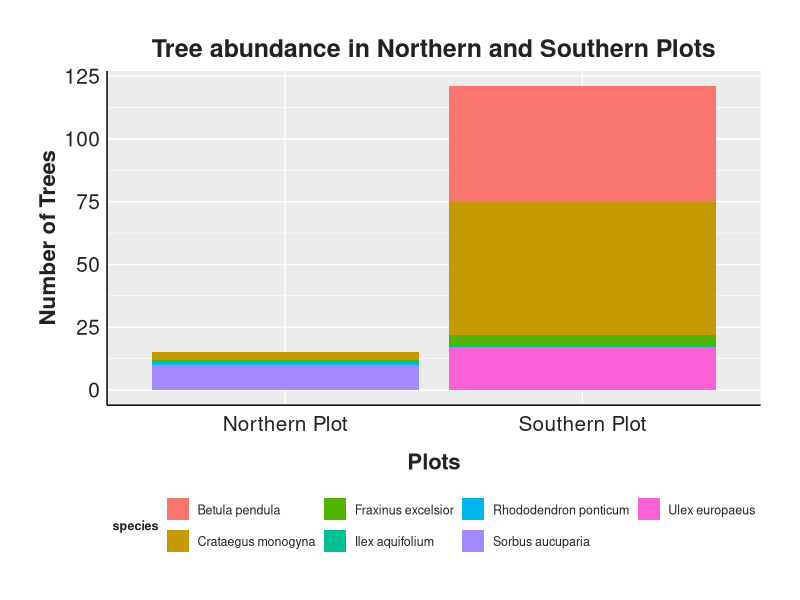
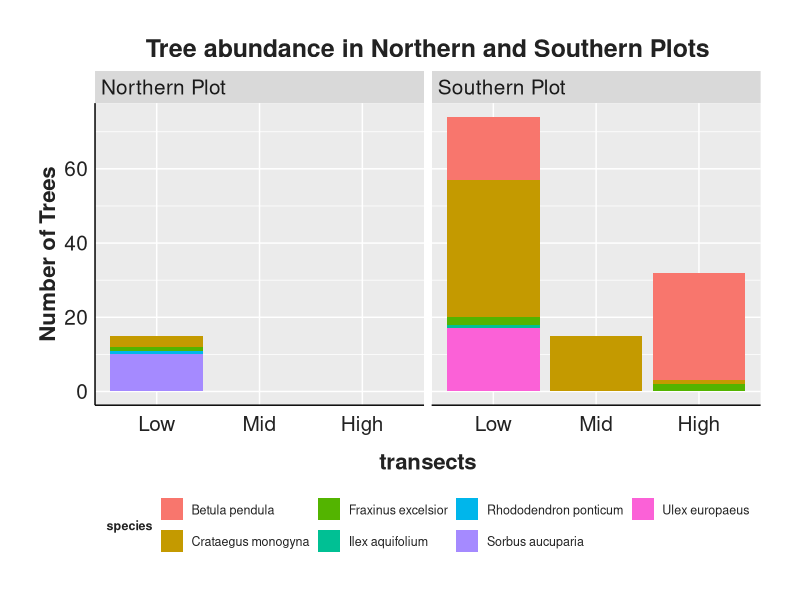
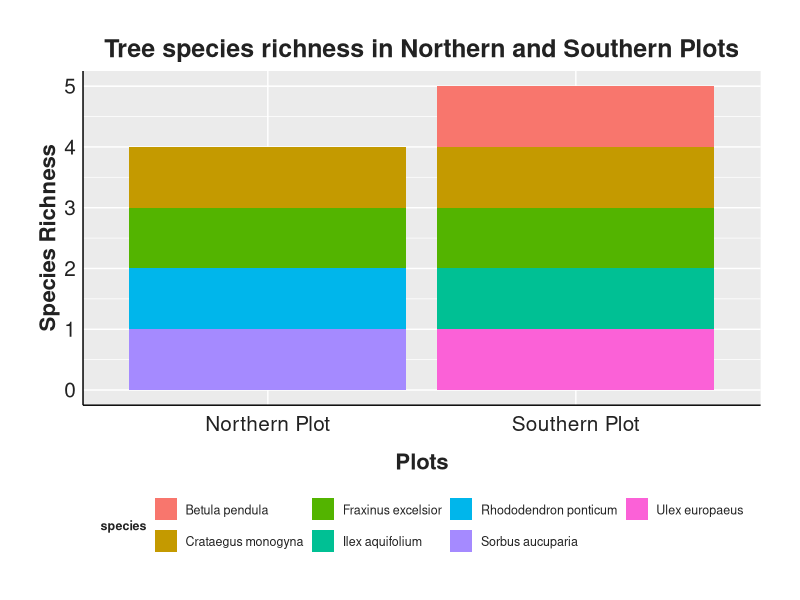
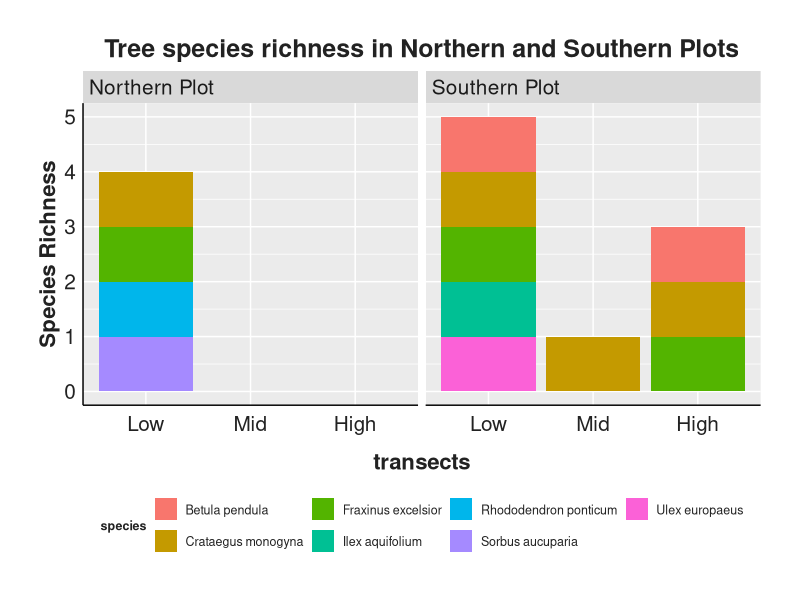
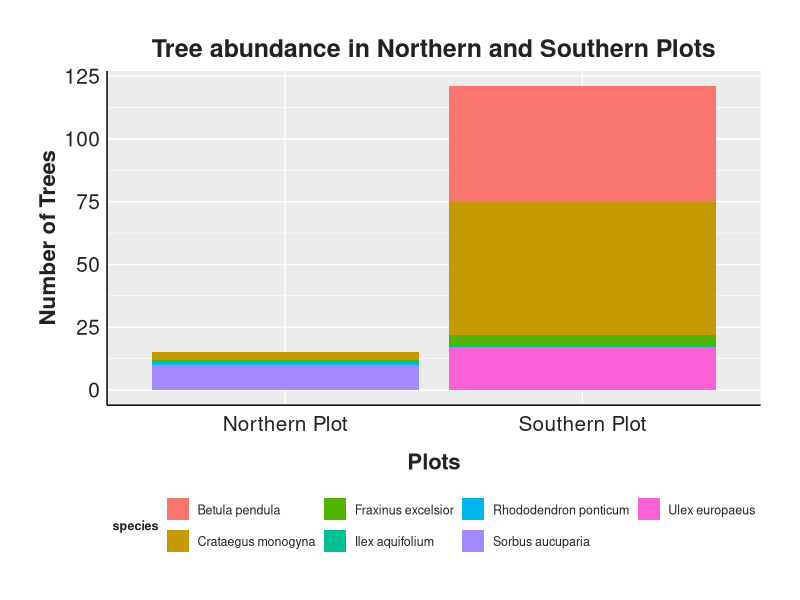
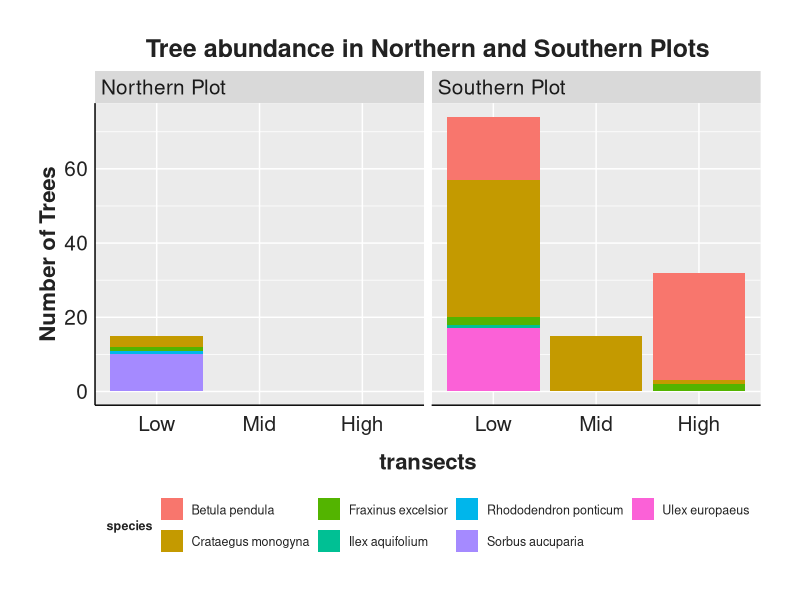
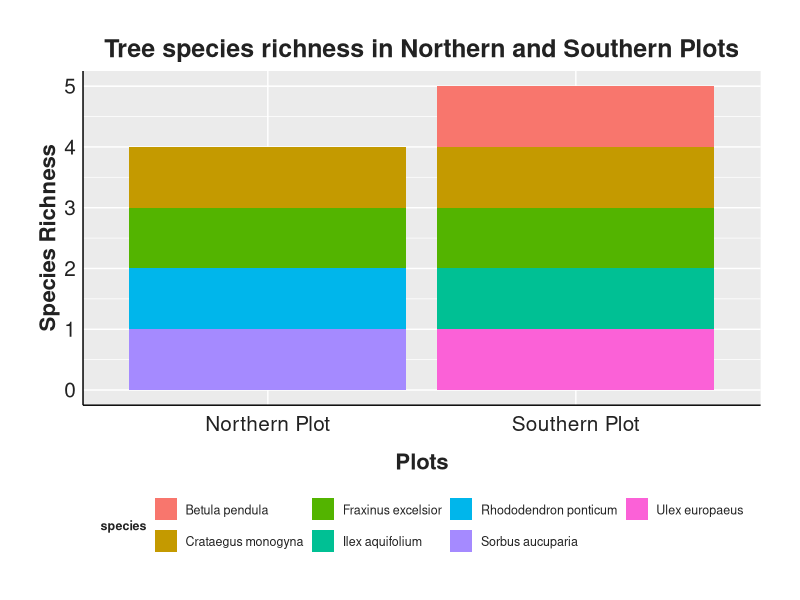
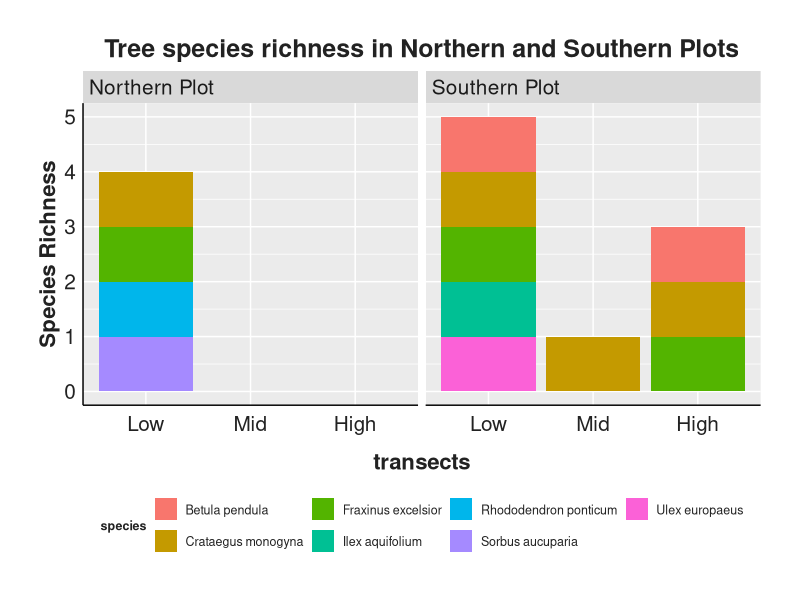

These charts were generated, in order, by the following R code:
#Libraries----
library(ggplot2)
library(tidyverse)
library(stringr)

#Style----
style <- function(){ #setting the style for my plots
  font <- "Helvetica"
  theme(plot.title = element_text(family = font, size = 18, face = "bold", color = "#222222", hjust = 0.5), 
        plot.subtitle = element_text(family = font, size = 18, margin = margin(9, 0, 9, 0)), 
        plot.caption = element_blank(),
        plot.margin = unit(c(1,1,1,1), units = , "cm"),
        legend.text.align = 0, 
        legend.position = "bottom",
        legend.title = element_text(family = font, size = 9, face = "bold", color = "#222222",  hjust = 0.5), 
        legend.key = element_blank(), 
        legend.text = element_text(family = font, size = 9, color = "#222222"),
        axis.text = element_text(family = font, size = 15, color = "#222222"), 
        axis.text.x = element_text(margin = margin(5, b = 10)), 
        axis.title = element_text(family = font, size = 16, face = "bold", color = "#222222"), 
        axis.ticks = element_blank(), 
        axis.line = element_line(colour = "black"),
        strip.text = element_text(size = 15, hjust = 0))
}

#Importing raw data----
tree<-read.csv("occurrence_dat/tree_occurrence.csv")#loading the tree data

#Tree data----
tree<-tree%>% 
  select(eventID,individualCount,scientificName,family,genus,species) %>% #keeping the needed columns only
  mutate(Plot = case_when( #creating a new column called plot
    grepl("^n", eventID, ignore.case = TRUE) ~ "Northern Plot", #classifying eventID with "n" as Northern Plot
    grepl("^s", eventID, ignore.case = TRUE) ~ "Southern Plot", #classifying eventID with "s" as Southern Plot
    TRUE ~ "Unknown"))%>% 
    mutate(richness=1)%>%  #creating a column for species richness
    mutate(Trans = case_when( #creating a column for transect
      grepl("1", eventID, ignore.case = TRUE) ~ "Low",
      grepl("2", eventID, ignore.case = TRUE) ~ "Mid",    
      grepl("3", eventID, ignore.case = TRUE) ~ "High",
      TRUE ~ "Unknown"))#sorting the samples into different transects by their eventID 

tree$Trans <- factor(tree$Trans, levels = c("Low", "Mid", "High"))#ordering the factor levels

#Plotting Graphs----
#Abundance----
(t_abun<-ggplot(tree, aes(fill=species, y=individualCount,x=Plot))+ #plotting the abundance of inverts
   geom_bar(stat = "identity",position = "stack",orientation = "x")+
   labs(x = "Plots", y = "Number of Trees", 
        title = "Tree abundance in Northern and Southern Plots")+
   style())

ggsave(filename = "figures/Trees/tree_abun.png", plot = t_abun, width = 7.5, height = 5) #exporting the graph as png

#base on transect
(t_abun2<-ggplot(tree, aes(fill=species, y=individualCount,x=Trans))+ #plotting the abundanc if inverts base on transects
    geom_bar(stat = "identity",position = "stack",orientation = "x")+
    facet_wrap("Plot")+ #comparing the northern and souther plots
    labs(x = "transects", y = "Number of Trees", 
         title = "Tree abundance in Northern and Southern Plots")+
    style())

ggsave(filename = "figures/Trees/tree_abun_trans.png", plot = t_abun2, width = 7.5, height = 5) #exporting the graph as png

#Species richness----
t_rich <- tree %>% 
  distinct(species,Plot,richness) #keeping dinstinct species per plot

(rich_t<-ggplot(t_rich, aes(fill=species, y=richness,x=Plot))+ #plotting the number of pifalls that are empty or not
    geom_bar(stat = "identity",position = "stack",orientation = "x")+
    labs(x = "Plots", y = "Species Richness", 
         title = "Tree species richness in Northern and Southern Plots")+
    style())

ggsave(filename = "figures/Trees/tree_rich.png", plot = rich_t, width = 7.5, height = 5) #exporting the graph as png


#base on transect
t_rich_2 <- tree %>% 
  distinct(species,Plot,richness,Trans) 
(rich_t2<-ggplot(t_rich_2, aes(fill=species, y=richness,x=Trans))+ #plotting the number of pifalls that are empty or not
    geom_bar(stat = "identity",position = "stack",orientation = "x")+
    facet_wrap("Plot")+ #comparing the northern and souther plots
    labs(x = "transects", y = "Species Richness", 
         title = "Tree species richness in Northern and Southern Plots")+
    style())

ggsave(filename = "figures/Trees/tree_rich_trans.png", plot = rich_t2, width = 7.5, height = 5) #exporting the graph as png
